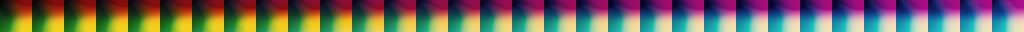
#> input picture extraction/grade/lut_amidgen_bluegreen.png, 1024 x 32 px
$ python make_grade_lut_game.py lut_amidgen_bluegreen.png
#> lines starting #> are read from the running program, lines starting #| are printed output that depends on the picture
"""Bake the viewer display LUT from the GAME'S OWN grading LUT (authentic replacement for the
reconstructed eft_grade_lut.bin, whose provenance was never auditable).

Source: LUT-amidgenofbluegreen2lighterblack (resources.assets pathid 524, extracted to
out/interchange/_postfx/lut_amidgen_bluegreen.png).
PPv2 LDR strip layout SOLVED EMPIRICALLY (output-gradient attribution, 2026-07-13):
image[row, tile*32 + x] with x = R input, tile = B input, row = G input (UnityPy export
orientation, no flip). Greys can't disambiguate this — the per-axis output gradients can
(dR/dx 0.024, dB/dtile 0.017, dG/drow 0.022).

Chain baked into the output (what the game does to a linear scene color):
  linear c (post-exposure) -> clamp 0..1 -> sRGB encode (EFT hard-clips highlights -
  authentic LDR grading) -> 32^3 game LUT (trilinear) -> display-encoded out.

Output format matches make_grade_lut.py EXACTLY so _grade.js is unchanged:
  512x512 RGBA8, 8x8 tiles of 64x64; slice b -> tile(b%8, b//8); in-tile x=R, y=G;
  input shaper c_lin = 4*u^2 (u = i/63); row 0 = data row 0 (raw DataTexture bytes).

Usage: python extraction/grade/make_grade_lut_game.py [src.png] [out.bin]

Portable kit notes: THIS is the baker that produced the shipped extraction/grade/eft_grade_lut.bin
(make_grade_lut.py bakes the older RECONSTRUCTED fit LUT — a different, legacy look). The source
strip ships next to this script; to re-extract it from YOUR OWN install instead, pull the Texture2D
named 'LUT-amidgenofbluegreen2lighterblack' out of <EFT_GAME_DATA>/resources.assets with UnityPy
and save it as a PNG (32 x 1024).
"""
import sys, os
import numpy as np
from PIL import Image

HERE = os.path.dirname(os.path.abspath(__file__))
# args: [SRC.png] [OUT.bin], or just OUT.bin. SRC is optional — when it is missing the strip is
# EXTRACTED from the player's own installation below, which is the point: no game texture ships
# with this tool.
_args = sys.argv[1:]
if len(_args) == 1 and _args[0].lower().endswith('.bin'):
    SRC, OUT = os.path.join(HERE, 'lut_amidgen_bluegreen.png'), _args[0]
else:
    SRC = _args[0] if _args else os.path.join(HERE, 'lut_amidgen_bluegreen.png')
    OUT = _args[1] if len(_args) > 1 else os.path.join(HERE, 'eft_grade_lut.bin')


def _extract_from_game(dst_png):
    """Pull the game's own grading LUT strip out of the installed resources.assets.

    Located BY NAME (the game's own asset name), never by a hardcoded path id, so a game update
    that renumbers assets still resolves. Requires EFT_GAME_DATA (or the default install path).
    """
    import UnityPy
    data = os.environ.get(
        'EFT_GAME_DATA', r'C:\Battlestate Games\Escape from Tarkov\EscapeFromTarkov_Data')
    name_hint = os.environ.get('EFT_GRADE_LUT_NAME', 'amidgen').lower()
    src = os.path.join(data, 'resources.assets')
    if not os.path.exists(src):
        raise SystemExit(f'no resources.assets at {src} — set EFT_GAME_DATA')
    env = UnityPy.load(src)
    best = None
    for o in env.objects:
        if o.type.name != 'Texture2D':
            continue
        try:
            t = o.read()
        except Exception:
            continue
        nm = (getattr(t, 'm_Name', '') or '')
        if name_hint in nm.lower():
            best = (nm, t)
            break
    if best is None:
        raise SystemExit(f'no Texture2D matching {name_hint!r} in {src}')
    nm, tex = best
    os.makedirs(os.path.dirname(dst_png) or '.', exist_ok=True)
    tex.image.save(dst_png)
    print(f'extracted grade LUT {nm!r} -> {dst_png}')
    return dst_png


if not os.path.exists(SRC):
    SRC = _extract_from_game(os.path.join(os.path.dirname(OUT) or '.', 'lut_grade_src.png'))

strip = np.asarray(Image.open(SRC).convert('RGB')).astype(np.float32) / 255.0   # 32 x 1024 x 3
assert strip.shape == (32, 1024, 3), strip.shape
# strip[row=G, tile*32+x] with x=R, tile=B  ->  game[r, g, b]
game = strip.reshape(32, 32, 32, 3).transpose(2, 0, 1, 3)   # [g,b,r] -> [r,g,b]
# verify the transpose: strip.reshape gives [g, b, x=r]; transpose(2,0,1) -> [r, g, b]

def srgb_encode(c):
    c = np.clip(c, 0.0, 1.0)
    return np.where(c <= 0.0031308, c * 12.92, 1.055 * np.power(c, 1 / 2.4) - 0.055)

def sample_game(x):
    """Trilinear sample of the 32^3 game LUT. x: (...,3) display-referred 0..1 -> (...,3)."""
    f = np.clip(x, 0, 1) * 31.0
    i0 = np.floor(f).astype(np.int32)
    i1 = np.minimum(i0 + 1, 31)
    t = f - i0
    tr, tg, tb = t[..., 0:1], t[..., 1:2], t[..., 2:3]
    def G(a, b_, c_):
        return game[a, b_, c_]
    c000 = G(i0[..., 0], i0[..., 1], i0[..., 2]); c100 = G(i1[..., 0], i0[..., 1], i0[..., 2])
    c010 = G(i0[..., 0], i1[..., 1], i0[..., 2]); c110 = G(i1[..., 0], i1[..., 1], i0[..., 2])
    c001 = G(i0[..., 0], i0[..., 1], i1[..., 2]); c101 = G(i1[..., 0], i0[..., 1], i1[..., 2])
    c011 = G(i0[..., 0], i1[..., 1], i1[..., 2]); c111 = G(i1[..., 0], i1[..., 1], i1[..., 2])
    c00 = c000 * (1 - tr) + c100 * tr; c10 = c010 * (1 - tr) + c110 * tr
    c01 = c001 * (1 - tr) + c101 * tr; c11 = c011 * (1 - tr) + c111 * tr
    c0 = c00 * (1 - tg) + c10 * tg; c1 = c01 * (1 - tg) + c11 * tg
    return c0 * (1 - tb) + c1 * tb

# 64^3 input grid in the viewer's shaper space
u = np.arange(64, dtype=np.float32) / 63.0
c_lin = 4.0 * u * u                                          # linear channel values 0..4
R, G_, B = np.meshgrid(c_lin, c_lin, c_lin, indexing='ij')   # [ir, ig, ib]
disp = srgb_encode(np.stack([R, G_, B], axis=-1))            # display-referred LUT input
out = sample_game(disp)                                      # [ir, ig, ib, 3]

# pack into the 512x512 8x8-tile flipbook: slice b -> tile(b%8, b//8); in-tile x=R, y=G
img = np.zeros((512, 512, 4), np.uint8)
img[..., 3] = 255
for b in range(64):
    tx, ty = (b % 8) * 64, (b // 8) * 64
    img[ty:ty + 64, tx:tx + 64, :3] = np.clip(np.round(out[:, :, b].transpose(1, 0, 2) * 255), 0, 255).astype(np.uint8)  # rows=G, cols=R
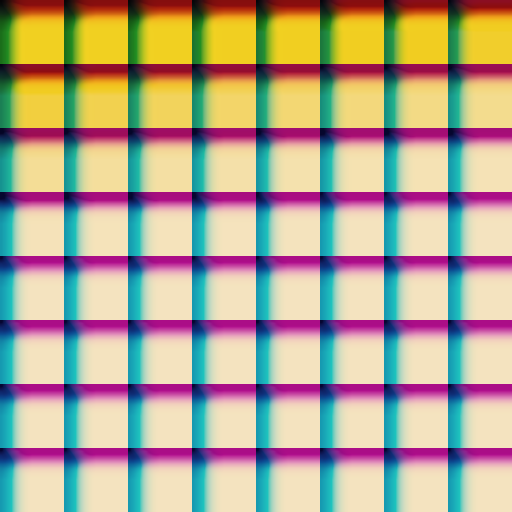
#> img: shape (512, 512, 4); mean of channels 0, 1, 2, 3 177.9, 165.9, 145.1, 255; drawn as R, G, B

img.tofile(OUT)
print('wrote', OUT, img.shape, 'from', os.path.basename(SRC))
#| wrote extraction/grade/eft_grade_lut.bin (512, 512, 4) from lut_amidgen_bluegreen.png
for v in (0.02, 0.05, 0.18, 0.5, 1.0, 2.0, 4.0):
    idx = int(round(np.sqrt(min(v / 4.0, 1.0)) * 63))
    tx, ty = (idx % 8) * 64, (idx // 8) * 64
    px = img[ty + idx, tx + idx, :3]
    print(f'  linear {v:>5} -> display {tuple(int(x) for x in px)}')
#> this loop made 7 passes
#> px on passes 1 to 7: [18, 17, 19], [29, 31, 33], [72, 82, 78], [225, 211, 174], [244, 227, 191], [244, 227, 191], [244, 227, 191]
#|   linear  0.02 -> display (18, 17, 19)
#|   linear  0.05 -> display (29, 31, 33)
#|   linear  0.18 -> display (72, 82, 78)
#|   linear   0.5 -> display (225, 211, 174)
#|   linear   1.0 -> display (244, 227, 191)
#|   linear   2.0 -> display (244, 227, 191)
#|   linear   4.0 -> display (244, 227, 191)
